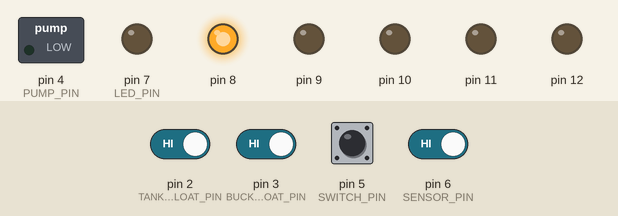
Bench run of a sketch on a simulated Arduino Uno, built with avr-gcc and run on an emulated ATmega328P. Parts: switched loads named in the sketch (green lamp = pin HIGH), output pins drawn as LEDs (lit = HIGH). Dashed ring = blinking. Inputs (shaded band) come from the test bench; at power-on: pin 2 (TANK_FLOAT_PIN), pin 3 (BUCKET_FLOAT_PIN), pin 5 (SWITCH_PIN), pin 6 (SENSOR_PIN) HIGH.

Above: at 1.2 s.
1.3 s: pin 5 (SWITCH_PIN) pulled LOW for 0.15 s
At 2.6 s:
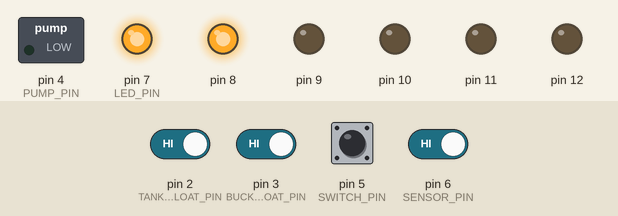
4.4 s: pin 3 (BUCKET_FLOAT_PIN) driven LOW and pin 5 (SWITCH_PIN) driven LOW
At 4.75 s:
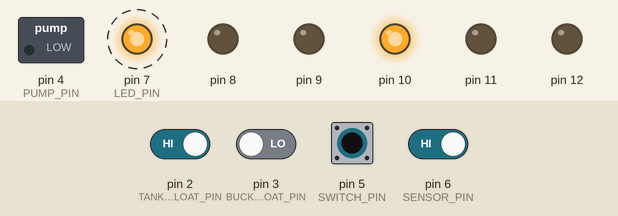
7.4 s: pin 6 (SENSOR_PIN) driven LOW
At 7.52 s:
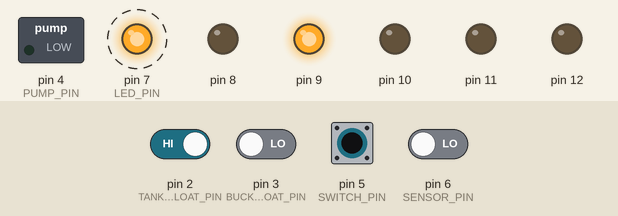
10.4 s: pin 5 (SWITCH_PIN) driven HIGH
At 11.4 s:
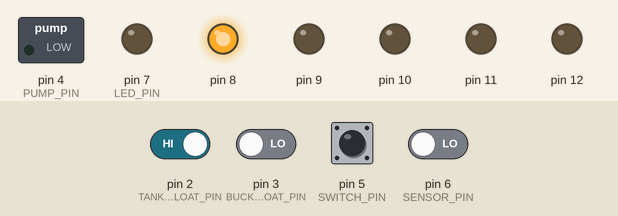
13.4 s: pin 5 (SWITCH_PIN) driven LOW
At 13.52 s:
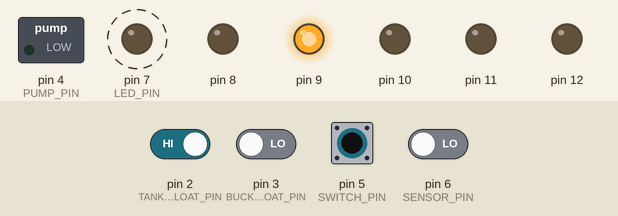
16.4 s: pin 6 (SENSOR_PIN) driven HIGH
At 16.64 s:
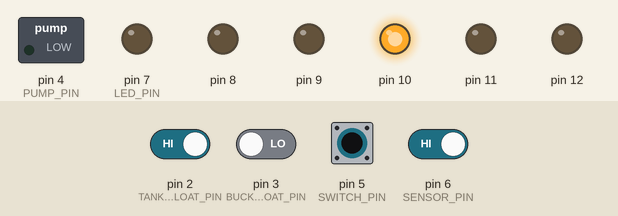
Timing chart, 0 to 20.4 s (numbered marks = the images above; inputs shaded):
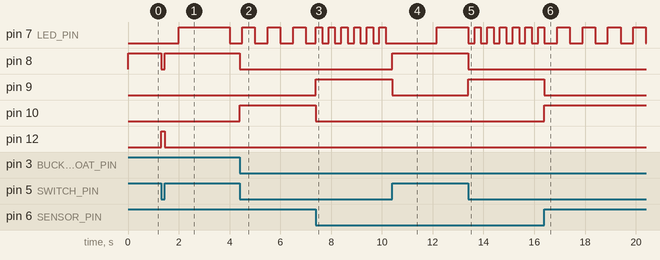

The sketch:

tankpump.ino
```cpp
/***********************************************************************************
 * Aquarium Refill
 *
 *  Wiring
 *  Pin 2 - Float switch for tank
 *  Pin 3 - Float switch for bucket
 *  Pin 4 - Pump
 *  Pin 7 - LED
 *
 *  Control Behavior:
 *    If the tank float switch is not floating (empty tank) and the bucket float switch is floating (bucket not empty) then turn on the pump until the tank float switch floats
 *      or the bucket float switch stops floating
 *    If the bucket float switch stops floating, illuminate the LED
 *
 *
 ***********************************************************************************/
//define the input/output pins
#define TANK_FLOAT_PIN 2
#define BUCKET_FLOAT_PIN 3
#define PUMP_PIN 4
#define LED_PIN 7
#define SWITCH_PIN 5
#define SENSOR_PIN 6

const long veryFastBlink = 250;
const long fastBlink = 500;
const long medBlink = 1000;
const long slowBlink = 2000;
const long ledOff = -1;
const long ledOn = 0;

unsigned long prevMillis = 0;
int ledState = LOW;
int isFilling = 0;
unsigned long fillingStart = 0;
unsigned long tankLowTime = 0;
unsigned long bucketHighTime = 0;

void setup()
{
  //setup input pins for float switch
  //To use a bare switch with no external pullup resistor, set the pin mode to
  //INPUT_PULLUP to use internal pull resistors. This will invert the standard high/low behavior.
  pinMode(TANK_FLOAT_PIN, INPUT_PULLUP);
  pinMode(BUCKET_FLOAT_PIN, INPUT_PULLUP);
  pinMode(SWITCH_PIN, INPUT_PULLUP);
  pinMode(SENSOR_PIN, INPUT_PULLUP);

  //setup output pins for relays/pumping station and LED board
  pinMode(PUMP_PIN, OUTPUT);
  pinMode(LED_PIN, OUTPUT);
  pinMode(8, OUTPUT);
  pinMode(9, OUTPUT);
  pinMode(10, OUTPUT);
  pinMode(11, OUTPUT);
  pinMode(12, OUTPUT);
}

void loop()
{
  if (switchIsOff()) {
     debug(8);
     ledTo(slowBlink);
     pumpOff();
  }
  else if (sensorIsTripped()) {
     debug(9);
     ledTo(veryFastBlink);
     pumpOff();
  }
  else if (bucketIsLow()) {
     debug(10);
     ledTo(fastBlink);
     pumpOff();
  }
  else if (tankIsLow() && tankHasBeenLowFor(10000) && bucketHasBeenHighFor(10000)) {
     debug(11);
     ledTo(ledOn);
     pumpOn();
  }
  else {
     debug(12);
     ledTo(ledOff);
     pumpOff();
  }
}

int inFillingState() {
  if (millis() - fillingStart > 10000){
    isFilling = 0;
  }

  return isFilling;
}

void debug(int pin){
  digitalWrite(8, pin == 8 ? HIGH : LOW);
  digitalWrite(9, pin == 9 ? HIGH : LOW);
  digitalWrite(10, pin == 10 ? HIGH : LOW);
  digitalWrite(11, pin == 11 ? HIGH : LOW);
  digitalWrite(12, pin == 12 ? HIGH : LOW);
}

void ledTo(long interval){
  if (interval == ledOn){
      digitalWrite(LED_PIN, HIGH);
  }
  else if (interval == ledOff){
      digitalWrite(LED_PIN, LOW);
  }
  else {
      unsigned long currMillis = millis();
      if (currMillis - prevMillis >= interval) {
          prevMillis = currMillis;
          ledState = ledState == LOW ? HIGH : LOW;
          digitalWrite(LED_PIN, ledState);
      }
  }
}

int switchIsOff(){ return digitalRead(SWITCH_PIN) == HIGH; }

int bucketIsLow(){
    if (digitalRead(BUCKET_FLOAT_PIN) == LOW){
        bucketHighTime = 0;
        return 1;
    }
    else {
        if (bucketHighTime == 0)
            bucketHighTime = millis();

        return 0;
    }
}

int tankIsLow(){
    if (digitalRead(TANK_FLOAT_PIN) == LOW){
        if (tankLowTime == 0)
           tankLowTime = millis();

        return 1;
    }
    else {
        tankLowTime = 0;
        return 0;
    }
}

int sensorIsTripped(){ return digitalRead(SENSOR_PIN) == LOW; }

int bucketHasBeenHighFor(int mils){
  return bucketHighTime != 0 && millis() - bucketHighTime > mils;
}

int tankHasBeenLowFor(int mils){
  return tankLowTime != 0 && millis() - tankLowTime > mils;
}

void pumpOn() {
  digitalWrite(PUMP_PIN, HIGH);
  if (!isFilling){
    isFilling = 1;
    fillingStart = millis();
  }
}

void pumpOff() {
  digitalWrite(PUMP_PIN, LOW);
  isFilling = 0;
}
```

Measured:
- after the input at 1.3 s, pin 8: HIGH → LOW at once, → HIGH 0.15 s later; pin 12: LOW → HIGH at once, → LOW 0.15 s later
- after the input at 4.4 s, pin 8: HIGH → LOW at once; pin 10: LOW → HIGH at once
- after the input at 7.4 s, pin 7 (LED_PIN): alternates HIGH for 0.25 s and LOW for 0.25 s, starting at once; pin 9: LOW → HIGH at once; pin 10: HIGH → LOW at once
- after the input at 10.4 s, pin 8: LOW → HIGH at once; pin 9: HIGH → LOW at once
- after the input at 13.4 s, pin 8: HIGH → LOW at once; pin 9: LOW → HIGH at once
- after the input at 16.4 s, pin 7 (LED_PIN): alternates HIGH for 0.50 s and LOW for 0.50 s, starting after 0.50 s; pin 9: HIGH → LOW at once; pin 10: LOW → HIGH at once
